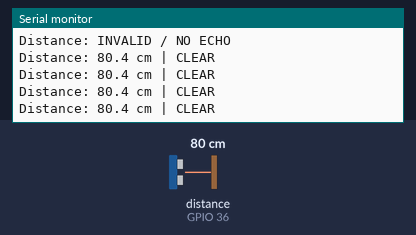
Bench run of a sketch on a simulated ESP32. Parts: the last lines printed to the serial monitor. Wiring (inferred from the names in the program): ultrasonic range finder: trigger GPIO 2; echo GPIO 36. The test bench sets the inputs (shaded band); at power-on: distance to the obstacle (sensor on GPIO 36) 80 cm. The echo pulse lasts 58.3 µs per cm.

Above: at 1.7 s.
1.8 s: distance to the obstacle (sensor on GPIO 36) set to 2 cm
At 2.23 s:
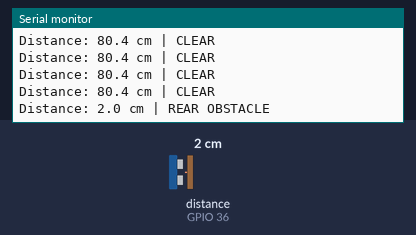
4.0 s: distance to the obstacle (sensor on GPIO 36) set to 4 cm
At 4.23 s:
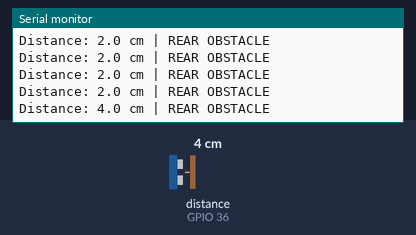

Measured:
- after the input at 1.8 s, the serial monitor: prints a new line after 0.25 s (image 1)
- after the input at 4.0 s, the serial monitor: prints a new line after 0.05 s (image 2)

The sketch:

ultrasonic_manager.ino
```cpp
#include "ultrasonic_manager.h"

UltrasonicManager ultrasonic;

unsigned long lastPrint = 0;

void setup() {
    Serial.begin(115200);

    delay(500);

    Serial.println();
    Serial.println("=== Thashu Ultrasonic Test ===");

    ultrasonic.begin();

    Serial.println("HC-SR04 initialized");
    Serial.println("TRIG = GPIO2");
    Serial.println("ECHO = GPIO36");
}

void loop() {
    ultrasonic.update();

    unsigned long now = millis();

    if (now - lastPrint >= 250) {
        lastPrint = now;

        Serial.print("Distance: ");

        if (ultrasonic.isValid()) {
            Serial.print(ultrasonic.getDistanceCm(), 1);
            Serial.print(" cm");

            if (ultrasonic.isObstacleDetected()) {
                Serial.print(" | REAR OBSTACLE");
            } else {
                Serial.print(" | CLEAR");
            }
        } else {
            Serial.print("INVALID / NO ECHO");
        }

        Serial.println();
    }
}
```

ultrasonic_manager.cpp
```cpp
#include "ultrasonic_manager.h"

#include <Arduino.h>

UltrasonicManager* UltrasonicManager::instance = nullptr;

bool UltrasonicManager::begin() {
    pinMode(TRIG_PIN, OUTPUT);
    pinMode(ECHO_PIN, INPUT);

    digitalWrite(TRIG_PIN, LOW);

    instance = this;

    attachInterrupt(
        digitalPinToInterrupt(ECHO_PIN),
        echoISR,
        CHANGE
    );

    delay(50);

    lastMeasurementTime = millis();

    return true;
}

void UltrasonicManager::update() {
    unsigned long now = millis();

    /*
     * First, check whether the ISR has completed
     * an echo pulse.
     */
    if (echoComplete) {
        noInterrupts();

        unsigned long duration = echoDuration;

        echoComplete = false;
        echoStarted = false;

        interrupts();

        float measured = processEchoDuration(duration);

        if (measured > 0.0f) {
            distanceCm = measured;
            valid = true;
            obstacleDetected =
                (distanceCm <= OBSTACLE_DISTANCE_CM);
        } else {
            valid = false;
            obstacleDetected = false;
        }

        waitingForEcho = false;
    }

    /*
     * Start a new measurement when the required
     * interval has elapsed.
     */
    if (!waitingForEcho &&
        (now - lastMeasurementTime >= MEASUREMENT_INTERVAL_MS)) {

        lastMeasurementTime = now;

        noInterrupts();

        echoStarted = false;
        echoComplete = false;

        interrupts();

        measurementStartTime = micros();

        waitingForEcho = true;

        triggerMeasurement();
    }

    /*
     * Timeout handling.
     *
     * This timeout is measured from the moment
     * we actually triggered the HC-SR04.
     *
     * Therefore it also works correctly when
     * NO rising edge is ever received.
     */
    if (waitingForEcho &&
        (micros() - measurementStartTime >= ECHO_TIMEOUT_US)) {

        noInterrupts();

        waitingForEcho = false;
        echoStarted = false;
        echoComplete = false;

        interrupts();

        valid = false;
        obstacleDetected = false;
    }
}

void UltrasonicManager::triggerMeasurement() {
    digitalWrite(TRIG_PIN, LOW);
    delayMicroseconds(2);

    digitalWrite(TRIG_PIN, HIGH);
    delayMicroseconds(10);
    digitalWrite(TRIG_PIN, LOW);
}

float UltrasonicManager::processEchoDuration(
    unsigned long duration) {

    if (duration == 0) {
        return 0.0f;
    }

    float distance = duration / 58.0f;

    if (distance < 2.0f || distance > 400.0f) {
        return 0.0f;
    }

    return distance;
}

void IRAM_ATTR UltrasonicManager::echoISR() {
    if (instance == nullptr) {
        return;
    }

    if (digitalRead(ECHO_PIN) == HIGH) {

        /*
         * Rising edge:
         * ultrasonic echo pulse has started.
         */
        instance->echoStartTime = micros();
        instance->echoStarted = true;

    } else {

        /*
         * Falling edge:
         * ultrasonic echo pulse has ended.
         */
        if (instance->echoStarted) {

            unsigned long endTime = micros();

            instance->echoDuration =
                endTime - instance->echoStartTime;

            instance->echoComplete = true;
        }
    }
}

float UltrasonicManager::getDistanceCm() const {
    return distanceCm;
}

bool UltrasonicManager::isValid() const {
    return valid;
}

bool UltrasonicManager::isObstacleDetected() const {
    return obstacleDetected;
}
```

ultrasonic_manager.h
```cpp
#pragma once

#include <stdint.h>

class UltrasonicManager {
public:
    bool begin();
    void update();

    float getDistanceCm() const;
    bool isValid() const;
    bool isObstacleDetected() const;

private:
    static constexpr uint8_t TRIG_PIN = 2;
    static constexpr uint8_t ECHO_PIN = 36;

    static constexpr unsigned long MEASUREMENT_INTERVAL_MS = 60;
    static constexpr unsigned long ECHO_TIMEOUT_US = 25000;

    static constexpr float OBSTACLE_DISTANCE_CM = 30.0f;

    float distanceCm = 0.0f;
    bool valid = false;
    bool obstacleDetected = false;

    unsigned long lastMeasurementTime = 0;
    unsigned long measurementStartTime = 0;

    volatile unsigned long echoStartTime = 0;
    volatile unsigned long echoDuration = 0;
    volatile bool echoComplete = false;
    volatile bool echoStarted = false;

    bool waitingForEcho = false;

    float processEchoDuration(unsigned long duration);
    void triggerMeasurement();

    static void echoISR();
    static UltrasonicManager* instance;
};
```
